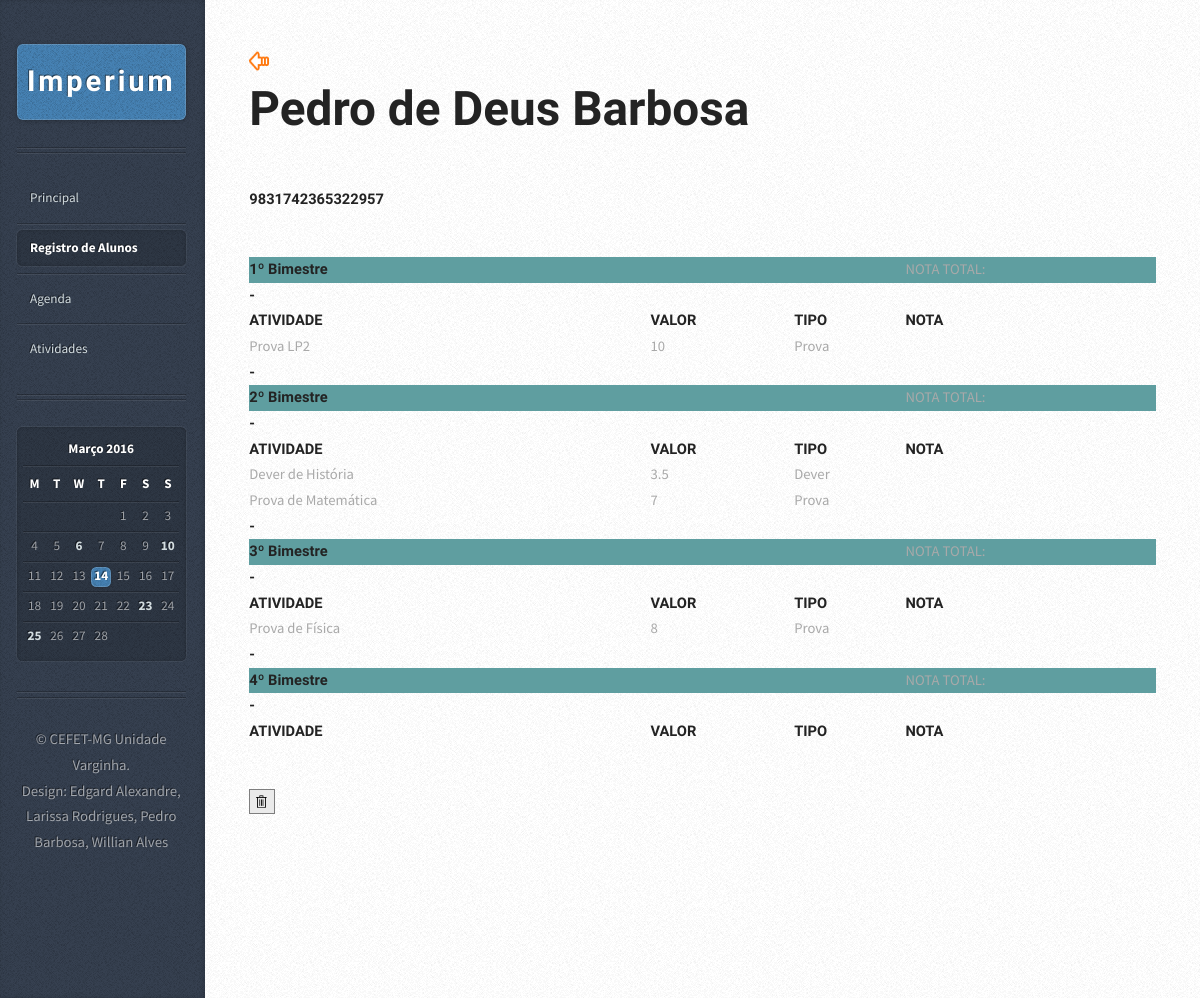
The page /alunoRegistro.php?id=3 on the database its author committed.
### tables this page shows
CREATE TABLE IF NOT EXISTS `aluno` (
  `idAluno` int(11) NOT NULL AUTO_INCREMENT,
  `nomeAluno` varchar(45) NOT NULL,
  `matricula` varchar(45) NOT NULL,
  `frequencia` int(11) DEFAULT NULL,
  `idTurmaAluno` int(11) NOT NULL,
  PRIMARY KEY (`idAluno`),
  KEY `idTurmaAluno` (`idTurmaAluno`)
);

CREATE TABLE IF NOT EXISTS `atividade` (
  `idAtividade` int(11) NOT NULL AUTO_INCREMENT,
  `nomeAtividade` varchar(45) NOT NULL,
  `valorAtividade` float NOT NULL,
  `bimestreAtividade` varchar(45) NOT NULL,
  `tipoAtividade` varchar(45) NOT NULL,
  `idTurmaAtividade` int(11) NOT NULL,
  PRIMARY KEY (`idAtividade`),
  KEY `idTurmaAtividade` (`idTurmaAtividade`)
);

### alunoRegistro.php (the view, shortened to what this page needs)
<?php
    $PDO = db_connect();
	$aux = $_GET["id"];
    $sql = "SELECT idAluno, nomeAluno, matricula, frequencia, idTurmaAluno FROM Aluno WHERE idAluno = :idAluno ORDER BY nomeAluno ASC";
	$sql2 = "SELECT idAtividade, nomeAtividade, valorAtividade, bimestreAtividade, tipoAtividade, idTurmaAtividade FROM Atividade WHERE idTurmaAtividade = :idTurmaAtividade && bimestreAtividade = '1º Bimestre' ORDER BY bimestreAtividade ASC";
    $sql3 = "SELECT idAtividade, nomeAtividade, valorAtividade, bimestreAtividade, tipoAtividade, idTurmaAtividade FROM Atividade WHERE idTurmaAtividade = :idTurmaAtividade && bimestreAtividade = '2º Bimestre' ORDER BY bimestreAtividade ASC";
    $sql4 = "SELECT idAtividade, nomeAtividade, valorAtividade, bimestreAtividade, tipoAtividade, idTurmaAtividade FROM Atividade WHERE idTurmaAtividade = :idTurmaAtividade && bimestreAtividade = '3º Bimestre' ORDER BY bimestreAtividade ASC";
    $stmt = $PDO->prepare($sql);
	$stmt2 = $PDO->prepare($sql2);
    $stmt3 = $PDO->prepare($sql3);
    $stmt4 = $PDO->prepare($sql4);
    $stmt->execute(array(':idAluno' => $aux));
?>
<!DOCTYPE HTML>
<html>
<head>
		<link rel="stylesheet" href="assets/css/mainScreen.css" />
        <link rel="stylesheet" href="assets/css/style.css" />
	</head>
<body>
<div id="content">
    <div class="inner">
        <article class="box post post-excerpt">
            <header>
        <?php $Aluno = $stmt->fetch(PDO::FETCH_ASSOC)?>
		<a href = "alunoLista.php?id=<?php echo $Aluno['idTurmaAluno']?>"><img src = "images/icone-voltar.png"></a><br>
            <h2><p><?php echo $Aluno['nomeAluno']?></p></h2>
            <h3><p><?php echo $Aluno['matricula']?></p></h3>
            <?php $stmt2->execute(array(':idTurmaAtividade' => $Aluno['idTurmaAluno'])); ?>
            <?php $stmt3->execute(array(':idTurmaAtividade' => $Aluno['idTurmaAluno'])); ?>
            <?php $stmt4->execute(array(':idTurmaAtividade' => $Aluno['idTurmaAluno'])); ?>
            </header>
			<table>
                <tr id="pbim">
                    <td><h5>1º Bimestre</h5></td>
                    <td><h5> </h5></td>
					<td><h5> </h5></td>
                    <td>NOTA TOTAL:</td>
                </tr>
                <tr>
                    <td><h5>-</h5></td>
                </tr>
				<tr>
					<td><h5>ATIVIDADE</h5></td>
					<td><h5>VALOR</h5></td>
					<td><h5>TIPO</h5></td>
                    <td><h5>NOTA</h5></td>
				</tr>
				 <?php while($Atividade = $stmt2->fetch(PDO::FETCH_ASSOC)): ?>
                        <tr>
                            <td><?php echo $Atividade['nomeAtividade'] ?></td>
                            <td><?php echo $Atividade['valorAtividade'] ?></td>
                            <td><?php echo $Atividade['tipoAtividade'] ?></td>
                        </tr>
                <?php endwhile; ?>
                <tr>
                    <td><h5>-</h5></td>
                </tr>
                <tr id="sbim">
                    <td><h5>2º Bimestre</h5></td>
                    <td><h5> </h5></td>
					<td><h5> </h5></td>
                    <td>NOTA TOTAL:</td>
                </tr>
                <tr>
                    <td><h5>-</h5></td>
                </tr>
				<tr>
					<td><h5>ATIVIDADE</h5></td>
					<td><h5>VALOR</h5></td>
					<td><h5>TIPO</h5></td>
                    <td><h5>NOTA</h5></td>
				</tr>
				 <?php while($Atividade = $stmt3->fetch(PDO::FETCH_ASSOC)): ?>
                        <tr>
                            <td><?php echo $Atividade['nomeAtividade'] ?></td>
                            <td><?php echo $Atividade['valorAtividade'] ?></td>
                            <td><?php echo $Atividade['tipoAtividade'] ?></td>
                        </tr>
                <?php endwhile; ?>
                <tr>
                    <td><h5>-</h5></td>
                </tr>
                <tr id="tbim">
                    <td><h5>3º Bimestre</h5></td>
                    <td><h5> </h5></td>
					<td><h5> </h5></td>
                    <td>NOTA TOTAL:</td>
                </tr>
                <tr>
                    <td><h5>-</h5></td>
                </tr>
				<tr>
					<td><h5>ATIVIDADE</h5></td>
					<td><h5>VALOR</h5></td>
					<td><h5>TIPO</h5></td>
                    <td><h5>NOTA</h5></td>
				</tr>
				 <?php while($Atividade = $stmt4->fetch(PDO::FETCH_ASSOC)): ?>
                        <tr>
                            <td><?php echo $Atividade['nomeAtividade'] ?></td>
                            <td><?php echo $Atividade['valorAtividade'] ?></td>
                            <td><?php echo $Atividade['tipoAtividade'] ?></td>
                        </tr>
                <?php endwhile; ?>
                <tr>
                    <td><h5>-</h5></td>
                </tr>
                <tr id="qbim">
                    <td><h5>4º Bimestre</h5></td>
                    <td><h5> </h5></td>
					<td><h5> </h5></td>
                    <td>NOTA TOTAL:</td>
                </tr>
                <tr>
                    <td><h5>-</h5></td>
                </tr>
				<tr>
					<td><h5>ATIVIDADE</h5></td>
					<td><h5>VALOR</h5></td>
					<td><h5>TIPO</h5></td>
                    <td><h5>NOTA</h5></td>
				</tr>
        </table>
        </article>
			<a onClick = "if(confirm('Tem certeza que deseja excluir permanentemente este aluno?')) location.href = 'deleteAluno.php?id=<?php echo $Aluno['idAluno']?>';"><img src = "images/pbi_deleteicon.png"></a>
    </div>
</div>
			<div id="sidebar">
					<h1 id="logo"><a href="#">Imperium</a></h1>
					<nav id="nav">
						<ul>
							<li><a href="indexMain.html">Principal</a></li>
							<li class="current"><a href="turmaRegistro.php">Registro de Alunos</a></li>
							<li><a href="calendario.html">Agenda</a></li>
							<li><a href="relatorios.html">Atividades</a></li>
						</ul>
					</nav>
					<section class="box calendar">
						<div class="inner">
							<table>
								<caption>Março 2016</caption>
								<thead>
									<tr>
										<th scope="col" title="Monday">M</th>
										<th scope="col" title="Tuesday">T</th>
										<th scope="col" title="Wednesday">W</th>
										<th scope="col" title="Thursday">T</th>
										<th scope="col" title="Friday">F</th>
										<th scope="col" title="Saturday">S</th>
										<th scope="col" title="Sunday">S</th>
									</tr>
								</thead>
								<tbody>
									<tr>
										<td colspan="4" class="pad"><span>&nbsp;</span></td>
										<td><span>1</span></td>
										<td><span>2</span></td>
										<td><span>3</span></td>
									</tr>
									<tr>
										<td><span>4</span></td>
										<td><span>5</span></td>
										<td><a href="#">6</a></td>
										<td><span>7</span></td>
										<td><span>8</span></td>
										<td><span>9</span></td>
										<td><a href="#">10</a></td>
									</tr>
									<tr>
										<td><span>11</span></td>
										<td><span>12</span></td>
										<td><span>13</span></td>
										<td class="today"><a href="#">14</a></td>
										<td><span>15</span></td>
										<td><span>16</span></td>
										<td><span>17</span></td>
									</tr>
									<tr>
										<td><span>18</span></td>
										<td><span>19</span></td>
										<td><span>20</span></td>
										<td><span>21</span></td>
										<td><span>22</span></td>
										<td><a href="#">23</a></td>
										<td><span>24</span></td>
									</tr>
									<tr>
										<td><a href="#">25</a></td>
										<td><span>26</span></td>
										<td><span>27</span></td>
										<td><span>28</span></td>
										<td class="pad" colspan="3"><span>&nbsp;</span></td>
									</tr>
								</tbody>
							</table>
						</div>
					</section>
					<ul id="copyright">
						<li>&copy; CEFET-MG Unidade Varginha.</li><li>Design: Edgard Alexandre, Larissa Rodrigues, Pedro Barbosa, Willian Alves</a></li>
					</ul>
			</div>
	</body>
</html>

### assets/css/style.css (style rules this page uses)
#pbim { background-color: cadetblue; }
#sbim { background-color: cadetblue; }
#tbim { background-color: cadetblue; }
#qbim { background-color: cadetblue; }

### rows shown on the page
aluno: nomeAluno "Pedro de Deus Barbosa", matricula "9831742365322957"
atividade: nomeAtividade "Prova LP2", valorAtividade "10", tipoAtividade "Prova"
atividade: nomeAtividade "Dever de História", valorAtividade "3.5", tipoAtividade "Dever"
atividade: nomeAtividade "Prova de Matemática", valorAtividade "7", tipoAtividade "Prova"
atividade: nomeAtividade "Prova de Física", valorAtividade "8", tipoAtividade "Prova"
